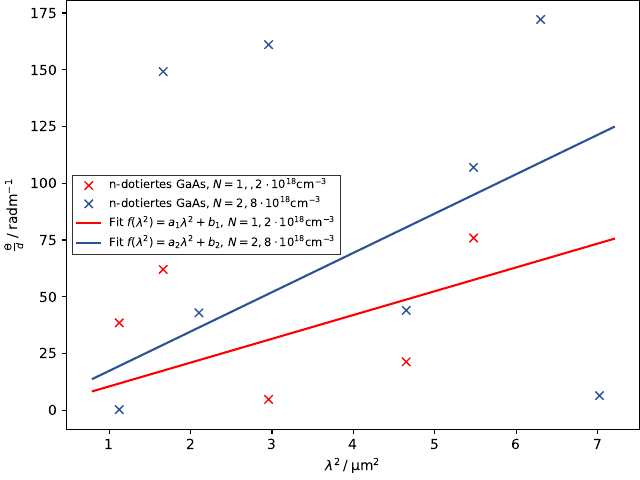

Reproduce this figure in Python.
import matplotlib.pyplot as plt
import numpy as np
import uncertainties.unumpy as unp
import scipy.constants as con
import scipy.optimize as opt
from scipy.optimize import curve_fit
from scipy import stats
from uncertainties import ufloat
from matplotlib.ticker import (MultipleLocator, FormatStrFormatter,
                               AutoMinorLocator)

Bmax=414.47*10**(-3)

#t1, t2, t3, l = np.genfromtxt('differenzen.txt', unpack=True)

#print('Theta [rad], N = 1.2e18: ', t1)
#print('Theta [rad], N = 2.8e18: ', t2)
#print('Theta [rad], hochrein: ', t3)

d1 = 1.36e-3# m
d2 = 1.296e-3 # m
d3 = 5.11e-3 # m

##############################################################################################################
def f(x, a):
    return a*x
t1rot, t3rot, lrot = np.genfromtxt('diffEINS.txt', unpack=True)
t2blau, t3blau, lblau = np.genfromtxt('diffZWEI.txt', unpack=True)

lrot = lrot*10**(-6) # m
lblau = lblau*10**(-6) # m

tA = t1rot - t3rot
tB = t2blau - t3blau

params1, cov1 = curve_fit(f, (lrot*10**6)**2, tA)
err1 = np.sqrt(np.diag(cov1))

print('\nDifferenzen t1-t3:')
print('a = ', params1[0], r'\pm', err1[0])

params2, cov2 = curve_fit(f, (lblau*10**6)**2, tB)
err2 = np.sqrt(np.diag(cov2))

print('\nDifferenzen t2-t3:')
print('a = ', params2[0], r'\pm', err2[0])

ll = np.linspace(0.8, 7.2, 1000)

plt.plot((lrot*10**6)**2, tA, 'x', color='r', label=r'n-dotiertes GaAs, $N=1,,2\cdot10^{18}\mathrm{cm}^{-3}}$')
plt.plot((lblau*10**6)**2, tB, 'x', color='#2c5194', label=r'n-dotiertes GaAs, $N=2,8\cdot10^{18}\mathrm{cm}^{-3}}$')
plt.plot(ll, f(ll, *params1), '-', color='r', label=r'Fit $f(\lambda^2) = a_1\lambda^2 + b_1$, $N=1,2\cdot10^{18}\mathrm{cm}^{-3}}$')
plt.plot(ll, f(ll, *params2), '-', color='#2c5194', label=r'Fit $f(\lambda^2) = a_2\lambda^2 + b_2$, $N=2,8\cdot10^{18}\mathrm{cm}^{-3}}$')
plt.xlabel(r'$\lambda^2 \:/\:\mathrm{µm}^2$')
plt.ylabel(r'$\frac{\Theta}{d} \:/\:$rad$\mathrm{m}^{-1}}$')
leg1 = plt.legend(loc='best', fancybox=False, fontsize='small', edgecolor='k')
leg1.get_frame().set_linewidth(0.3)

plt.tight_layout(pad=0, h_pad=1.08, w_pad=1.08)
plt.savefig('linear.pdf')
